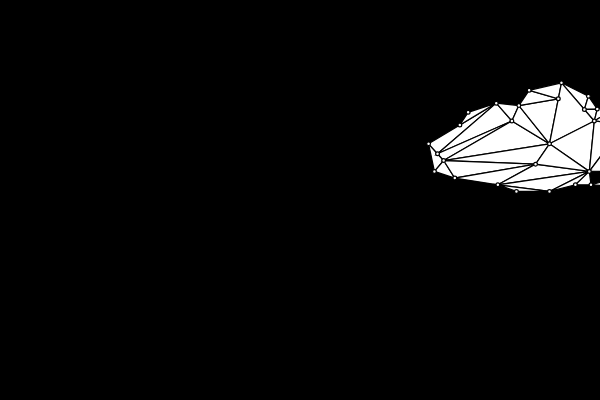
Frame 1 (no input)
Frame 2 (the mouse pressed at the canvas centre, redrawn once): identical to frame 1, image omitted

The p5.js sketch that drew this single still picture (run headless with seeded random() and noise() and a simulated clock; the mouse was pressed at the canvas centre and the sketch redrawn once):

// p5.js sketch
// ── sketch.js
var xPosition = -200;


var angle = 0.0;
var offset = 100;
var scalar = 5;
var velo = 0.01;


//an array to store multiple clouds
var clouds = [];
var nClounds = 1;

function setup() {
  createCanvas(600,400);
  background(0);

  //create the clouds based on the points in points.js
  for(var i=0; i<nClounds; i++){
    //create a cloud object
    var cloud = {
      x: random(0,width),
      y: random(0,height),
      scale: random(0.5,1.5),
      speed: random(0.2,1),
      points: copyPointArray(points),
      triangles: triangles
    };

    print('cloud.points');
    print(cloud.points);
    print('cloud.triangles');
    print(cloud.triangles);

    clouds.push(cloud);
  }

}

function draw() {
  background(0);
 /* var y1 = offset + sin(angle) * scalar;
  angle += velo;

  var randomspeed = 1;//random(0.2, 1);
  var randomscale = 20;//random(20, 80);
  var randompoints1 = 0;//random(-20, 20);
  var randompoints2 = 0;//random(-20, 20);
  var randompoints3 = 0;//random(-20, 20);
  var speed = randomspeed;
  xPosition += speed;

  if (xPosition > width) {
    xPosition = 0-200;
  }

  push();
  translate(xPosition, y1);
  scale(randomscale / 60.0);


  for (var i = 0; i < triangles.length; i++) {
    var t = triangles[i];

    stroke('black');
    fill('white');
    beginShape(TRIANGLES);
    vertex(t[0].x + randompoints1, t[0].y + randompoints1);
    vertex(t[1].x + randompoints2, t[1].y + randompoints2);
    vertex(t[2].x + randompoints3, t[2].y + randompoints3);
    endShape();
  }
  pop();
*/

  //move the clounds


    
  //draw the clouds
  for(var i=0; i<clouds.length; i++){
    var cloud = clouds[i];
    push();
    translate(cloud.x,cloud.y);
    scale(cloud.scale);
    var pts = cloud.points;
    var tris = cloud.triangles;
    for(var j=0; j<tris.length; j++){
      
      print('triangles j: ' + j);
      var t = tris[j];

      var p1 = pts[t[0]];
      var p2 = pts[t[1]];
      var p3 = pts[t[2]];

      stroke('black');
      fill('white');
      beginShape(TRIANGLES);
      vertex(p1.x,p1.y);
      vertex(p2.x,p2.y);
      vertex(p3.x,p3.y);
      endShape();
    }

    for(var j=0; j<pts.length; j++){
      var p = pts[j];
      ellipse(p.x,p.y,3,3);
    }

    pop();
  }

  noLoop();

}

//makes a deep copy of a list of points
function copyPointArray(pts){
  var newArr = [];
  for(var i=0; i<pts.length; i++){
    var p = copyPoint(pts[i]);
    newArr.push(p);
  }
  return newArr;
}

function copyPoint(p){
  return {
    x: p.x,
    y: p.y
  };
}

// ── points.js
//define points
var p1 = {
x: 80.482,
y: 6.019
};

var p2 = {
x: 106.343,
y: 0
};

var p3 = {
x: 127.9,
y: 10.701
};

var p4 = {
x: 31.658,
y: 23.632
};

var p5 = {
x: 54.175,
y: 16.275
};

var p6 = {
x: 72.233,
y: 18.2
};

var p7 = {
x: 103.816,
y: 12.782
};

var p8 = {
x: 124.686,
y: 21.297
};

var p9 = {
x: 135,
y: 21
};

var p10 = {
x: 156.951,
y: 15.949
};

var p11 = {
x: 25,
y: 33.741
};

var p12 = {
x: 66.66,
y: 30.543
};

var p13 = {
x: 132.65,
y: 30.543
};

var p14 = {
x: 156.951,
y: 33.173
};

var p15 = {
x: 187.94,
y: 36.528
};

var p16 = {
x: 0,
y: 48.824
};

var p17 = {
x: 7.161,
y: 56.781
};

var p18 = {
x: 12.039,
y: 62.201
};

var p19 = {
x: 96.757,
y: 48.824
};

var p20 = {
x: 197.73,
y: 59.86
};

var p21 = {
x: 4.682,
y: 70.895
};

var p22 = {
x: 20.957,
y: 76.246
};

var p23 = {
x: 55.438,
y: 81.597
};

var p24 = {
x: 85.61,
y: 65.099
};

var p25 = {
x: 96.757,
y: 86.947
};

var p26 = {
x: 117.49,
y: 81.597
};

var p27 = {
x: 128.637,
y: 70.895
};

var p28 = {
x: 129.975,
y: 81.597
};

var p29 = {
x: 174.036,
y: 69.558
};

var p30 = {
x: 168.544,
y: 84.272
};

var p31 = {
x: 70.301,
y: 86.947
};

//define triangles
var triangles = [
  [p16,p18,p21],
  [p16,p5,p17],
  [p21,p18,p22],
  [p17,p5,p12],
  [p11,p4,p5],
  [p5,p6,p12],
  [p17,p18,p12],
  [p18,p12,p19],
  [p18,p19,p24],
  [p18,p22,p24],
  [p22,p23,p24],
  [p23,p24,p27],
  [p23,p25,p27],
  [p23,p31,p25],
  [p6,p12,p19],
  [p6,p7,p19],
  [p6,p1,p7],
  [p1,p2,p7],
  [p2,p3,p8],
  [p2,p19,p13],
  [p3,p9,p8],
  [p8,p9,p13],
  [p9,p10,p13],
  [p19,p13,p27],
  [p19,p24,p27],
  [p13,p10,p15],
  [p13,p14,p27],
  [p27,p14,p29],
  [p27,p26,p28],
  [p25,p26,p27],
  [p27,p29,p28],
  [p28,p30,p29],
  [p14,p15,p29],
  [p15,p20,p29],
  [p29,p20,p30]
];

// ── points2.js
var points = [
{
x: 80.482,
y: 6.019
},
{
x: 106.343,
y: 0
},{
x: 127.9,
y: 10.701
},{
x: 31.658,
y: 23.632
},{
x: 54.175,
y: 16.275
},{
x: 72.233,
y: 18.2
},{
x: 103.816,
y: 12.782
},{
x: 124.686,
y: 21.297
},{
x: 135,
y: 21
},{
x: 156.951,
y: 15.949
},{
x: 25,
y: 33.741
},{
x: 66.66,
y: 30.543
},{
x: 132.65,
y: 30.543
},{
x: 156.951,
y: 33.173
},{
x: 187.94,
y: 36.528
},{
x: 0,
y: 48.824
},{
x: 7.161,
y: 56.781
}, {
x: 12.039,
y: 62.201
},{
x: 96.757,
y: 48.824
},{
x: 197.73,
y: 59.86
}, {
x: 4.682,
y: 70.895
}, {
x: 20.957,
y: 76.246
},{
x: 55.438,
y: 81.597
}, {
x: 85.61,
y: 65.099
},{
x: 96.757,
y: 86.947
}, {
x: 117.49,
y: 81.597
},{
x: 128.637,
y: 70.895
}, {
x: 129.975,
y: 81.597
}, {
x: 174.036,
y: 69.558
}, {
x: 168.544,
y: 84.272
},{
x: 70.301,
y: 86.947
}];

//define triangles
//here I took point indices instead of the actual points,
//which then can be used to get the corresponding point
//from the points array. 
var triangles = [
  [15,17,20],
  [15,4,16],
  [20,17,21],
  [16,4,11],
  [10,3,4],
  [4,5,11],
  [16,17,11],
  [17,11,18],
  [17,18,23],
  [17,21,23],
  [21,22,23],
  [22,23,26],
  [22,24,26],
  [22,30,24],
  [5,11,18],
  [5,6,18],
  [5,0,6],
  [0,1,6],
  [1,2,7],
  [1,18,12],
  [2,8,7],
  [7,8,12],
  [8,9,12],
  [18,12,26],
  [18,23,26],
  [12,9,14],
  [12,13,26],
  [26,13,28],
  [26,25,27],
  [24,25,26],
  [26,25,27],
  [27,29,28],
  [13,14,28],
  [14,19,28],
  [28,19,29]
];
